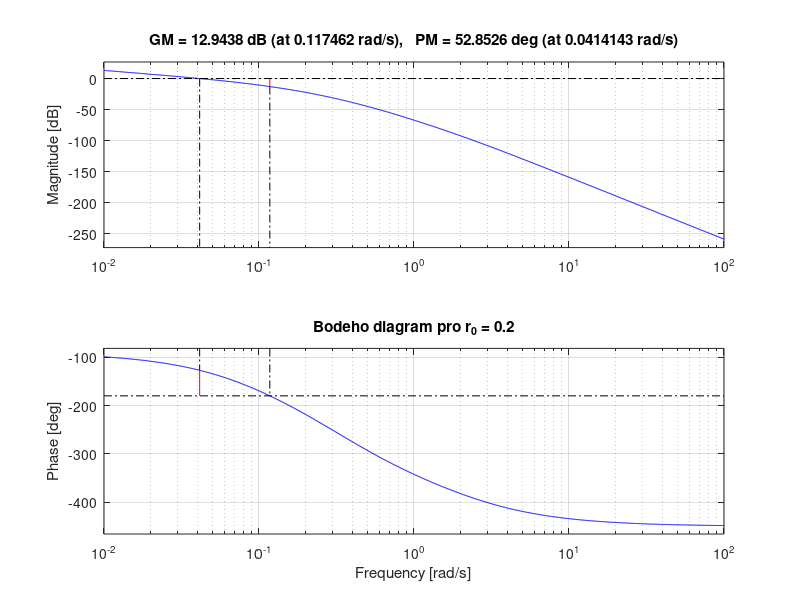
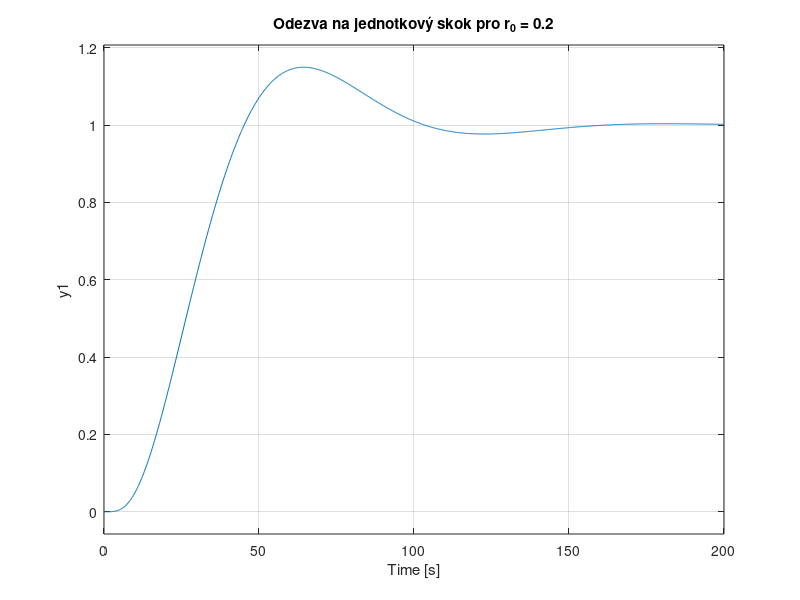
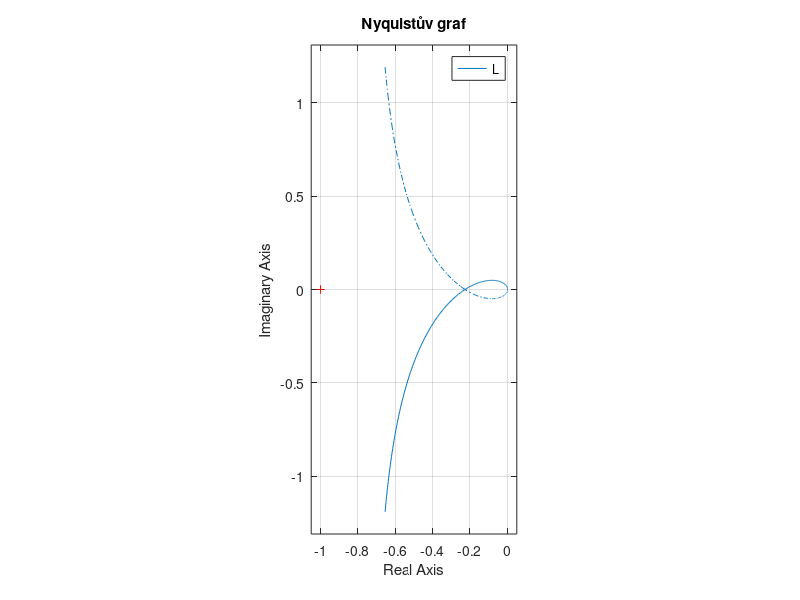
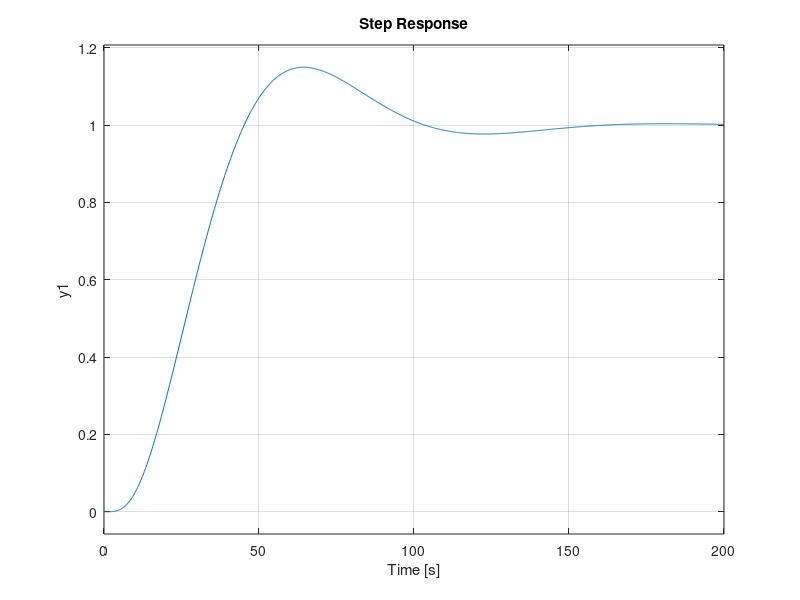

Reproduce these figures in MATLAB, in order. (Note: this script raises an error after producing the figures.)
close all;
clear;
clc;

%% Definice systému
s = tf('s');
Gs = 0.75 / ((0.5*s + 1) * (3*s + 1)^3 * (10*s + 1));

% Regulátor pro r0 = 0.2
r0 = 0.2;
Rs = r0 * (1 + 1/(3.3*s));
L = Rs * Gs;
T = L / (1 + L);

%% Bodeho diagram a stabilitní analýza
figure('Name','Bodeho diagram','NumberTitle','off');
margin(L);
title('Bodeho diagram pro r_0 = 0.2');

%% Odezeva na jednotkový skok
figure('Name','Odezva na jednotkový skok','NumberTitle','off');
step(T);
title('Odezva na jednotkový skok pro r_0 = 0.2');
grid on;

%% Nyquistův graf
figure('Name','Nyquistův graf','NumberTitle','off');
nyquist(L);
title('Nyquistův graf');
grid on;
axis equal;

%% Dopravní zpoždění
Tds = [5, 10];
figure('Name','Odezvy se zpožděním','NumberTitle','off');
hold on;
step(T);
for Td = Tds
    G_delay = Gs * exp(-Td * s);
    L_delay = Rs * G_delay;
    T_delay = L_delay / (1 + L_delay);
    step(T_delay);
end
legend('Td = 0', 'Td = 5', 'Td = 10');
title('Odezvy se zpožděním pro r_0 = 0.2');
grid on;
hold off;


% %% Různé hodnoty r_0 bez zpoždění
% r_values = [0.5, 1, 2];
% figure;
% hold on;
% for r0 = r_values
%     R = r0 * (1 + 1/(3.3*s));
%     L = R * G;
%     T = L / (1 + L);
%     step(T);
% end
% legend('r0 = 0.5', 'r0 = 1', 'r0 = 2');
% title('Odezvy pro různé hodnoty r_0 bez zpoždění');
% grid on;
% hold off;
